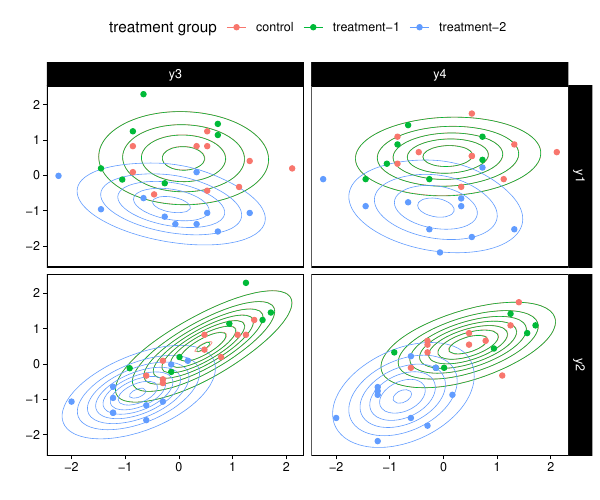

The script that saved this image:
# Reproduce images/fig2.pdf

## Load the relevant libraries
library(dplyr)
library(ggplot2)
library(readr)

## Set the group labels
lbls <- c(
    "control", 
    "treatment-1", 
    "treatment-2"
)

## Create the plot
pts1 <- 
    read.csv("data-raw/box1950.csv") %>%
    dplyr::mutate(
        group = factor(group, labels = lbls),
        y1 = (y1 - mean(y1)) / sd(y1),
        y2 = (y2 - mean(y2)) / sd(y2),
        y3 = (y3 - mean(y3)) / sd(y3),
        y4 = (y4 - mean(y4)) / sd(y4),
        i  = dplyr::row_number()
    ) %>%
    tidyr::pivot_longer(cols = y1:y4, names_to = "var1", values_to = "x1")

pts2 <-
    pts1 %>%
    dplyr::rename(var2 = var1, x2 = x1)

pts <-
    dplyr::full_join(pts1, pts2) %>%
    dplyr::filter(var1 %in% c("y1", "y2"), var2 %in% c("y3", "y4"))
head(pts)

cntrs <-
    readr::read_csv("data/new_fig2_fgrid.csv") %>%
    dplyr::mutate(
        group = factor(j, labels = lbls),
        var1  = paste0("y", var1),
        var2  = paste0("y", var2)
    ) %>%
    dplyr::filter(var1 %in% c("y1", "y2"), var2 %in% c("y3", "y4"))
head(cntrs)

p <- 
    cntrs %>%
    ggplot(aes(colour = group)) +
    geom_contour(aes(x = y1, y = y2, z = f), binwidth = 0.05, size = 0.2) +
    geom_point(data = pts, aes(x1, x2, colour = group)) + 
    facet_grid(var1 ~ var2) +
    labs(
        x = "",
        y = "",
        colour = "treatment group"
    ) +
    theme_linedraw() +
    theme(
        panel.grid.major = element_blank(), 
        panel.grid.minor = element_blank(),
        legend.position  = "top"
    )    
p    
ggsave("images/new_fig2.pdf", p, width = 6, height = 5)
ggsave("images/new_fig2.eps", p, width = 6, height = 5)